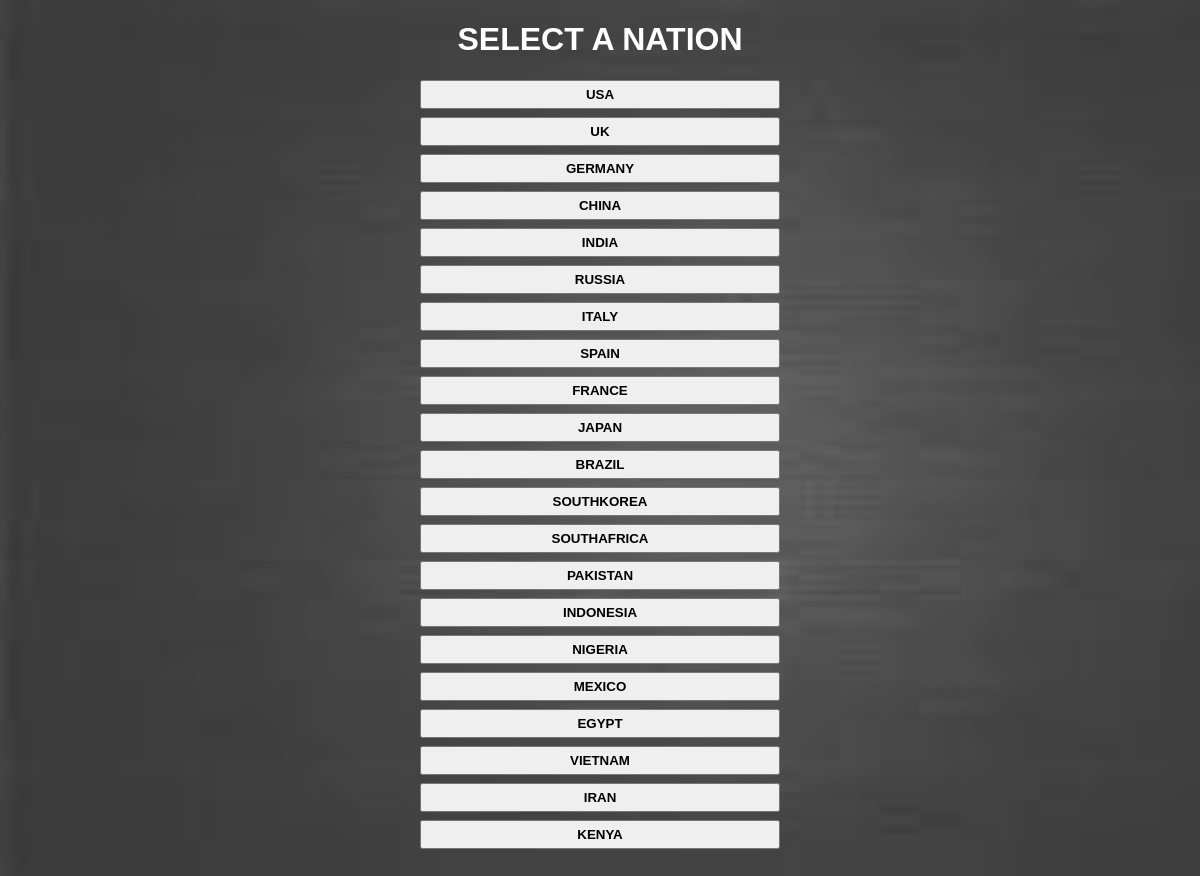
The page /selectNation on the database its author committed.
### universe/classes.py (models this page shows, shortened)
class NATIONS(db.Model):
    id = db.Column(db.Integer, primary_key=True)
    country               = db.Column(db.String(50), nullable=False)
    selected              = db.Column(db.Integer, nullable=False, default=0)
    score                 = db.Column(db.Integer, nullable=False, default=0)
    wealth                = db.Column(db.Integer, nullable=False)
    fLevel                = db.Column(db.String(50), nullable=False)
    gold                  = db.Column(db.Integer, nullable=False)
    gems                  = db.Column(db.Integer, nullable=False)
    rareMetals            = db.Column(db.Integer, nullable=False)
    oil                   = db.Column(db.Integer, nullable=False)
    might                 = db.Column(db.Integer, nullable=False)
    wLevel                = db.Column(db.String(50), nullable=False)
    firePower             = db.Column(db.Integer, nullable=False)
    KP                    = db.Column(db.Integer, nullable=False)
    tLevel                = db.Column(db.Integer, nullable=False)
    era                   = db.Column(db.String(50), nullable=False)
    RP                    = db.Column(db.Integer, nullable=False)
    influence             = db.Column(db.Integer, nullable=False)
    pLevel                = db.Column(db.String(50), nullable=False)
    stability             = db.Column(db.Integer, nullable=False)
    backing               = db.Column(db.Integer, nullable=False)
    chance                = db.Column(db.Integer, nullable=False)
    aggression            = db.Column(db.Integer, nullable=False)
    creativity            = db.Column(db.Integer, nullable=False)
    materialism           = db.Column(db.Integer, nullable=False)
    prudence              = db.Column(db.Integer, nullable=False)
    bonusUnits            = db.Column(db.Integer, nullable=False)
    notes                 = db.Column(db.String(50), nullable=False)
    hints                 = db.Column(db.String(50), nullable=False)
    Nextmoves             = db.Column(db.String(50), nullable=False, default='')
    moveLimit             = db.Column(db.Integer, nullable=False)

### universe/routes.py (the view, shortened to what this page needs)
@app.route('/selectNation', methods=['GET', 'POST'])
def selectNation():
    nations = getParms('nations')
    return(render_template('selectNation.html',nations=nations))

### universe/routes.py (called while the page is built, shortened)
def getParms(selected):
    if selected == 'myNation':
        playerNation = gameTracker.query.get_or_404(1)
        myNation = NATIONS.query.get_or_404(int(playerNation.countryID))
        return(myNation)
    if selected == 'nations':
        nations = db.session.query(NATIONS).all()
        return(nations)
    return(year)

### universe/templates/selectNation.html (shortened to what this page needs)
{% extends 'base.html' %}
{% block body %}
    <center style="color:white"><h1>SELECT A NATION</h1></center>
<form method="post" action="/selectNation">
	{% for nation in nations %}
	 <button name="select" type="submit" value="{{nation.id}}" style="width: 30%"><b>{{ nation.country }}</b></button>
    {% endfor %}
<br></br>
{% endblock %}

### universe/templates/base.html (shortened to what this page needs)
<!DOCTYPE html>
<html lang="en">
<head>
    <link rel="stylesheet" href="{{ url_for('static', filename='css/main.css') }}">
</head>
<body>
    {% block body %}{% endblock %}
</body>
</html>

### universe/static/css/main.css (style rules this page uses)
body, html { margin: 0; font-family: sans-serif; }
button { display: block; width: 30%; margin-left:auto; margin-right:auto; padding: 5px; margin-top: 8px }

### universe/templates/selectNation.html (style rules this page uses)
body { background: url("../static/css/backgrounds/minimal.jpeg"); background-color: rgba(255,255,255,0.2); background-blend-mode: lighten; background-size: cover; }

### rows shown on the page
NATIONS: {{ nation.id }} 1 (drawn), country "USA"
NATIONS: {{ nation.id }} 2 (drawn), country "UK"
NATIONS: {{ nation.id }} 3 (drawn), country "GERMANY"
NATIONS: {{ nation.id }} 4 (drawn), country "CHINA"
NATIONS: {{ nation.id }} 5 (drawn), country "INDIA"
NATIONS: {{ nation.id }} 6 (drawn), country "RUSSIA"
NATIONS: {{ nation.id }} 7 (drawn), country "ITALY"
NATIONS: {{ nation.id }} 8 (drawn), country "SPAIN"
NATIONS: {{ nation.id }} 9 (drawn), country "FRANCE"
NATIONS: {{ nation.id }} 10 (drawn), country "JAPAN"
NATIONS: {{ nation.id }} 11 (drawn), country "BRAZIL"
NATIONS: {{ nation.id }} 12 (drawn), country "SOUTHKOREA"
NATIONS: {{ nation.id }} 13 (drawn), country "SOUTHAFRICA"
NATIONS: {{ nation.id }} 14 (drawn), country "PAKISTAN"
NATIONS: {{ nation.id }} 15 (drawn), country "INDONESIA"
NATIONS: {{ nation.id }} 16 (drawn), country "NIGERIA"
NATIONS: {{ nation.id }} 17 (drawn), country "MEXICO"
NATIONS: {{ nation.id }} 18 (drawn), country "EGYPT"
NATIONS: {{ nation.id }} 19 (drawn), country "VIETNAM"
NATIONS: {{ nation.id }} 20 (drawn), country "IRAN"
NATIONS: {{ nation.id }} 21 (drawn), country "KENYA"
